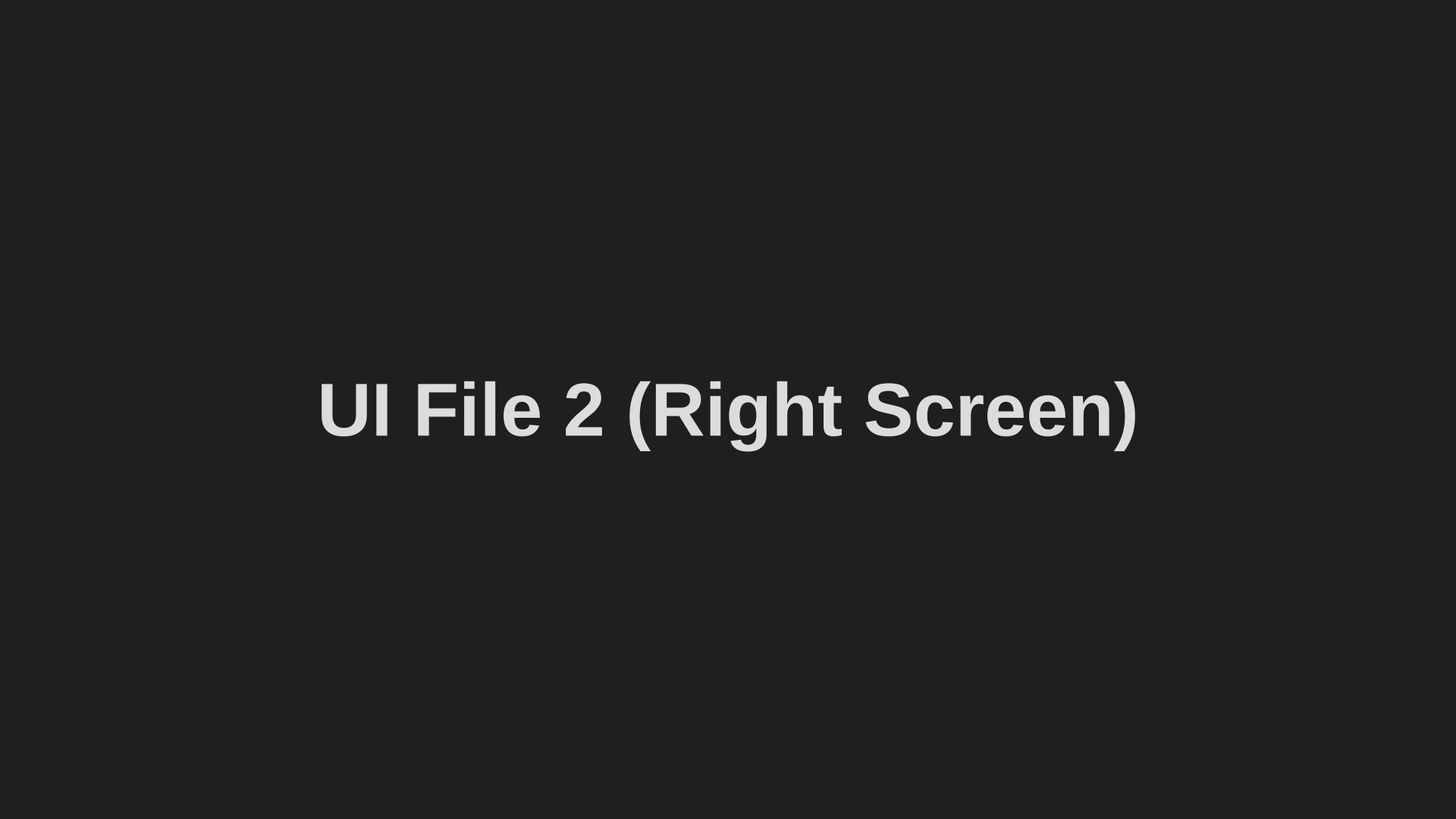
<?xml version="1.0" encoding="UTF-8"?>
<ui version="4.0">
 <class>MainWindow</class>
 <widget class="QMainWindow" name="MainWindow">
  <property name="geometry">
   <rect>
    <x>0</x>
    <y>0</y>
    <width>1920</width>
    <height>1080</height>
   </rect>
  </property>
  <property name="sizePolicy">
   <sizepolicy hsizetype="Fixed" vsizetype="Fixed">
    <horstretch>0</horstretch>
    <verstretch>0</verstretch>
   </sizepolicy>
  </property>
  <property name="minimumSize">
   <size>
    <width>1920</width>
    <height>1080</height>
   </size>
  </property>
  <property name="maximumSize">
   <size>
    <width>1920</width>
    <height>1080</height>
   </size>
  </property>
  <property name="windowTitle">
   <string>MainWindow</string>
  </property>
  <property name="windowOpacity">
   <double>1.000000000000000</double>
  </property>
  <property name="styleSheet">
   <string notr="true">background-color: #201F1D; 
color: #DCDCDC;</string>
  </property>
  <widget class="QWidget" name="centralwidget">
   <layout class="QHBoxLayout" name="horizontalLayout_6">
    <property name="spacing">
     <number>0</number>
    </property>
    <property name="leftMargin">
     <number>0</number>
    </property>
    <property name="topMargin">
     <number>0</number>
    </property>
    <property name="rightMargin">
     <number>0</number>
    </property>
    <property name="bottomMargin">
     <number>0</number>
    </property>
    <item>
     <widget class="QLabel" name="label">
      <property name="font">
       <font>
        <pointsize>74</pointsize>
        <weight>75</weight>
        <bold>true</bold>
       </font>
      </property>
      <property name="text">
       <string>UI File 2 (Right Screen)</string>
      </property>
      <property name="alignment">
       <set>Qt::AlignCenter</set>
      </property>
     </widget>
    </item>
   </layout>
  </widget>
 </widget>
 <resources/>
 <connections/>
</ui>
